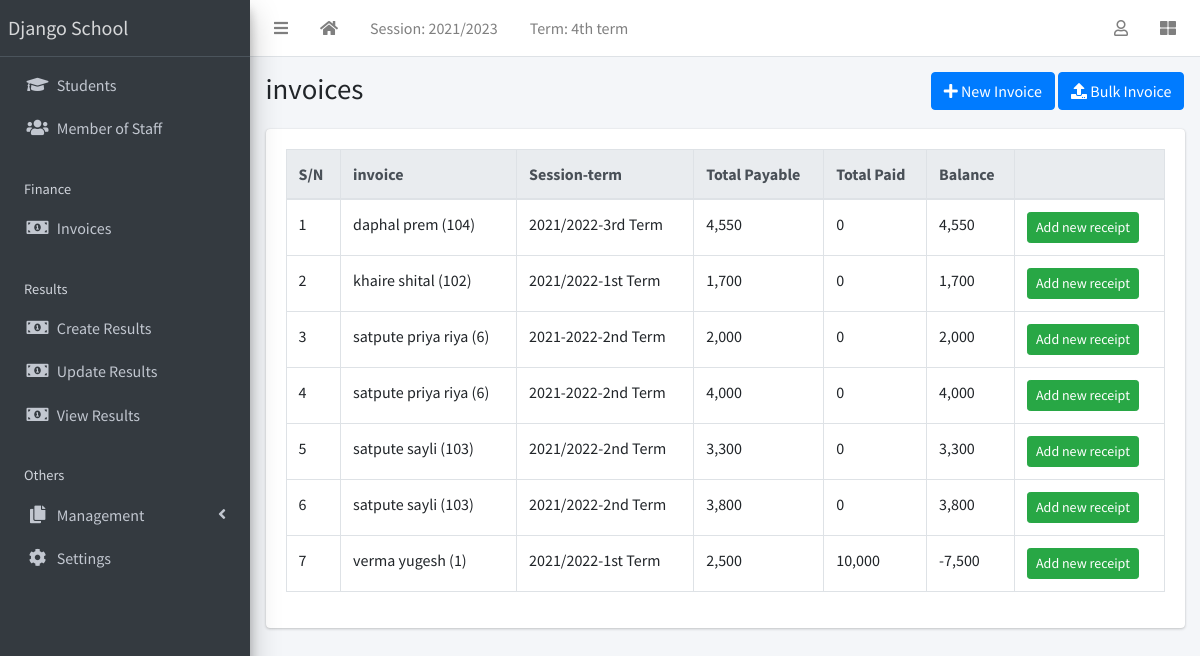
Screenshot of /finance/list/ (signed in) with the database file from the repository.
### apps/corecode/models.py (models this page shows, shortened)
class AcademicSession(models.Model):
    name = models.CharField(max_length=200, unique=True)
    current = models.BooleanField(default=True)
    class Meta:
        ordering = ["-name"]
    def __str__(self):
        return self.name

class AcademicTerm(models.Model):
    name = models.CharField(max_length=20, unique=True)
    current = models.BooleanField(default=True)
    class Meta:
        ordering = ["name"]
    def __str__(self):
        return self.name

class SiteConfig(models.Model):
    key = models.SlugField()
    value = models.CharField(max_length=200)

### apps/finance/models.py (models this page shows, shortened)
class Invoice(models.Model):
    student = models.ForeignKey(Student, on_delete=models.CASCADE)
    session = models.ForeignKey(AcademicSession, on_delete=models.CASCADE)
    term = models.ForeignKey(AcademicTerm, on_delete=models.CASCADE)
    class_for = models.ForeignKey(StudentClass, on_delete=models.CASCADE)
    balance_from_previous_term = models.IntegerField(default=0)
    status = models.CharField(
        max_length=20,
        choices=[("active", "Active"), ("closed", "Closed")],
        default="active",
    )
    class Meta:
        ordering = ["student", "term"]
    def __str__(self):
        return f"{self.student}"
    def balance(self):
        payable = self.total_amount_payable()
        paid = self.total_amount_paid()
        return payable - paid
    def amount_payable(self):
        items = InvoiceItem.objects.filter(invoice=self)
        total = 0
        for item in items:
            total += item.amount
        return total
    def total_amount_payable(self):
        return self.balance_from_previous_term + self.amount_payable()
    def total_amount_paid(self):
        receipts = Receipt.objects.filter(invoice=self)
        amount = 0
        for receipt in receipts:
            amount += receipt.amount_paid
        return amount

class InvoiceItem(models.Model):
    invoice = models.ForeignKey(Invoice, on_delete=models.CASCADE)
    description = models.CharField(max_length=200)
    amount = models.IntegerField()

class Receipt(models.Model):
    invoice = models.ForeignKey(Invoice, on_delete=models.CASCADE)
    amount_paid = models.IntegerField()
    date_paid = models.DateField(default=timezone.now)
    comment = models.CharField(max_length=200, blank=True)

### apps/students/models.py (models this page shows, shortened)
class Student(models.Model):
    STATUS_CHOICES = [("active", "Active"), ("inactive", "Inactive")]
    GENDER_CHOICES = [("male", "Male"), ("female", "Female")]
    current_status = models.CharField(
        max_length=10, choices=STATUS_CHOICES, default="active"
    )
    registration_number = models.CharField(max_length=200, unique=True)
    surname = models.CharField(max_length=200)
    firstname = models.CharField(max_length=200)
    other_name = models.CharField(max_length=200, blank=True)
    gender = models.CharField(max_length=10, choices=GENDER_CHOICES, default="male")
    date_of_birth = models.DateField(default=timezone.now)
    current_class = models.ForeignKey(
        StudentClass, on_delete=models.SET_NULL, blank=True, null=True
    )
    date_of_admission = models.DateField(default=timezone.now)
    mobile_num_regex = RegexValidator(
        regex="^[0-9]{10,15}$", message="Entered mobile number isn't in a right format!"
    )
    parent_mobile_number = models.CharField(
        validators=[mobile_num_regex], max_length=13, blank=True
    )
    address = models.TextField(blank=True)
    others = models.TextField(blank=True)
    passport = models.ImageField(blank=True, upload_to="students/passports/")
    class Meta:
        ordering = ["surname", "firstname", "other_name"]
    def __str__(self):
        return f"{self.surname} {self.firstname} {self.other_name} ({self.registration_number})"

### apps/finance/views.py (the view)
# urls.py: path("list/", InvoiceListView.as_view(), name="invoice-list"),
class InvoiceListView(LoginRequiredMixin, ListView):
    model = Invoice

### apps/corecode/context_processors.py (called while the page is built)
def site_defaults(request):
    current_session = AcademicSession.objects.get(current=True)
    current_term = AcademicTerm.objects.get(current=True)
    vals = SiteConfig.objects.all()
    contexts = {
        "current_session": current_session.name,
        "current_term": current_term.name,
    }
    for val in vals:
        contexts[val.key] = val.value
    return contexts

### apps/finance/templates/finance/invoice_list.html (shortened to what this page needs)
{% extends 'base.html' %}
{% load humanize %}
{% block title %}invoices{% endblock title %}
{% block breadcrumb %}
<a class="btn btn-primary" href="{% url 'invoice-create' %}"><i
    class="fas fa-plus"></i> New Invoice</a>
<a class="btn btn-primary" href="{% url 'bulk-invoice' %}"><i
    class="fas fa-upload"></i> Bulk Invoice</a>
{% endblock breadcrumb %}
{% block content %}
  <div class="table-responsive">
    <table id="invoicetable" class="table table-bordered table-hover">
      <thead class="thead-light">
        <tr>
          <th>S/N</th>
          <th>invoice</th>
          <th>Session-term</th>
          <th>Total Payable</th>
          <th>Total Paid</th>
          <th>Balance</th>
          <th></th>
        </tr>
      </thead>
      <tbody>
        {% for invoice in object_list %}
          <tr class='clickable-row' data-href="{% url 'invoice-detail' invoice.id %}">
            <td>{{ forloop.counter}}</td>
            <td>{{ invoice}}</td>
            <td>{{ invoice.session}}-{{ invoice.term}}</td>
            <td>{{ invoice.total_amount_payable | intcomma }}</td>
            <td>{{ invoice.total_amount_paid | intcomma }}</td>
            <td>{{ invoice.balance | intcomma }}</td>
            <td><a class="btn btn-success btn-sm"
                href="{% url 'receipt-create' %}?invoice={{ invoice.id }}">Add new
                receipt</a></td>
          </tr>
        {% endfor %}
      </tbody>
    </table>
  </div>
{% endblock content %}

### templates/base.html (shortened to what this page needs)
{% load static %}
<!DOCTYPE html>
<html lang="en">
<head>
  <link rel="stylesheet" href="{% static 'plugins/fontawesome-free/css/all.min.css' %}">
  <link rel="stylesheet" href="{% static 'plugins/toastr/toastr.min.css' %}">
  <link rel="stylesheet"
    href="{% static 'plugins/overlayScrollbars/css/OverlayScrollbars.min.css' %}">
  <link rel="stylesheet" href="{% static 'plugins/Datatables/datatables.min.css' %}" />
  <link rel="stylesheet" href="{% static 'dist/css/adminlte.min.css' %}">
</head>
<body
  class="hold-transition sidebar-mini layout-fixed layout-navbar-fixed layout-footer-fixed">
  <div class="wrapper">
    <nav class="main-header navbar navbar-expand navbar-white navbar-light">
      <ul class="navbar-nav">
        <li class="nav-item">
          <a class="nav-link" data-widget="pushmenu" href="#" role="button"><i
              class="fas fa-bars"></i></a>
        </li>
        <li class="nav-item d-none d-sm-inline-block">
          <a href="{% url 'home' %} " class="nav-link"><i class="fa fa-home"></i></a>
        </li>
        <li class="nav-item d-none d-sm-inline-block">
          <a href="{% url 'current-session' %}" class="nav-link">Session: {{ current_session }}</a>
        </li>
        <li class="nav-item d-none d-sm-inline-block">
          <a href="{% url 'current-session' %}" class="nav-link">Term: {{ current_term }}</a>
        </li>
      </ul>
      <ul class="navbar-nav ml-auto">
        <li class="nav-item dropdown">
          <a class="nav-link" data-toggle="dropdown" href="#">
            <i class="far fa-user"></i>
          </a>
        </li>
        <li class="nav-item">
          <a class="nav-link" data-widget="control-sidebar" data-slide="true"
            href="#" role="button"><i class="fas fa-th-large"></i></a>
        </li>
      </ul>
    </nav>
    <aside class="main-sidebar sidebar-dark-primary elevation-4">
      <a href="{% url 'home' %}" class="brand-link">{{ school_name | default:"MySchool" }}</a>
      <div class="sidebar">
        <nav class="mt-2">
          <ul class="nav nav-pills nav-sidebar flex-column"
            data-widget="treeview" role="menu" data-accordion="false">
            <li class="nav-item">
              <a href="{% url 'student-list' %}" class="nav-link">
                <i class="nav-icon fas fa-graduation-cap"></i>
                <p>
                  Students
                </p>
              </a>
            </li>
            <li class="nav-item">
              <a href="{% url 'staff-list' %}" class="nav-link">
                <i class="nav-icon fas fa-users"></i>
                <p>
                  Member of Staff
                </p>
              </a>
            </li>
            <li class="nav-header">Finance</li>
            <li class="nav-item">
              <a href="{% url 'invoice-list' %}" class="nav-link">
                <i class="nav-icon fas fa-money-bill-alt"></i>
                <p>
                  Invoices
                </p>
              </a>
            </li>
            <li class="nav-header">Results</li>
            <li class="nav-item">
              <a href="{% url 'create-result' %}" class="nav-link">
                <i class="nav-icon fas fa-money-bill-alt"></i>
                <p>
                  Create Results
                </p>
              </a>
            </li>
            <li class="nav-item">
              <a href="{% url 'edit-results' %}" class="nav-link">
                <i class="nav-icon fas fa-money-bill-alt"></i>
                <p>
                  Update Results
                </p>
              </a>
            </li>
            <li class="nav-item">
              <a href="{% url 'view-results' %}" class="nav-link">
                <i class="nav-icon fas fa-money-bill-alt"></i>
                <p>
                  View Results
                </p>
              </a>
            </li>
            <li class="nav-header">Others</li>
            <li class="nav-item has-treeview">
              <a href="#" class="nav-link">
                <i class="nav-icon fas fa-copy"></i>
                <p>
                  Management
                  <i class="fas fa-angle-left right"></i>
                </p>
              </a>
            </li>
            <li class="nav-item">
              <a href="{% url 'configs' %}" class="nav-link">
                <i class="nav-icon fas fa-cog"></i>
                <p>
                  Settings
                </p>
              </a>
            </li>
          </ul>
        </nav>
      </div>
    </aside>
    <div class="content-wrapper">
      <section class="content-header">
        <div class="container-fluid">
          <div class="row mb-1">
            <div class="col-sm-8">
              <h1>{% block title %}{% endblock title %}</h1>
            </div>
            <div class="col-sm-4">
              <ol class="breadcrumb float-sm-right">
                <li class="breadcrumb-item">{% block breadcrumb %}{% endblock breadcrumb %}</li>
              </ol>
            </div>
          </div>
        </div>
      </section>
      <section class="content">
        <div class="container-fluid">
          <div class="row">
            <div class="col-md-12">
              {% block fullcard %}
              <div class="card">
                <div class="card-body">
                  <div class="row">
                    <div class="col">
                      {% block content %}
                      {% endblock content %}
                    </div>
                  </div>
                </div>
              </div>
              {% endblock fullcard %}
            </div>
          </div>
        </div>
      </section>
    </div>
  </div>
</body>
</html>

### rows the page displays
AcademicSession: name "2021/2023"
AcademicTerm: name "4th term"
SiteConfig: value "Django School"
Invoice: student.registration_number "daphal prem (104)", session "2021/2022", term "3rd Term", total_amount_payable "4,550", total_amount_paid "0", balance "4,550"
Invoice: student.registration_number "khaire shital (102)", session "2021/2022", term "1st Term", total_amount_payable "1,700", total_amount_paid "0", balance "1,700"
Invoice: student.registration_number "satpute priya riya (6)", session "2021-2022", term "2nd Term", total_amount_payable "2,000", total_amount_paid "0", balance "2,000"
Invoice: student.registration_number "satpute priya riya (6)", session "2021-2022", term "2nd Term", total_amount_payable "4,000", total_amount_paid "0", balance "4,000"
Invoice: student.registration_number "satpute sayli (103)", session "2021/2022", term "2nd Term", total_amount_payable "3,300", total_amount_paid "0", balance "3,300"
Invoice: student.registration_number "satpute sayli (103)", session "2021/2022", term "2nd Term", total_amount_payable "3,800", total_amount_paid "0", balance "3,800"
Invoice: student.registration_number "verma yugesh (1)", session "2021/2022", term "1st Term", total_amount_payable "2,500", total_amount_paid "10,000", balance "-7,500"
